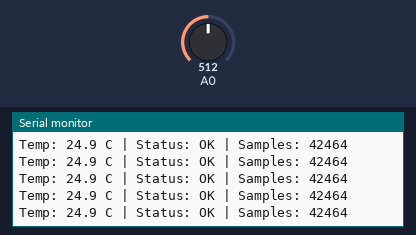
A program run on a simulated Arduino Mega 2560, built with avr-gcc and run on an emulated ATmega2560. Shown: the last lines printed to the serial monitor. The inputs (shaded band) are chosen by the test bench; at power-on: A0 = 512.

Above: at 5.8 s.
5.9 s: A0 set to 31
At 6.25 s:
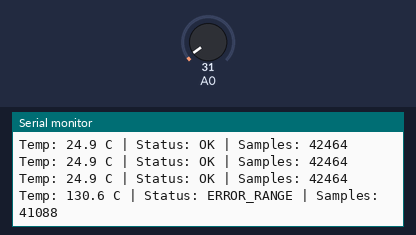
7.4 s: A0 set to 38
At 7.73 s:
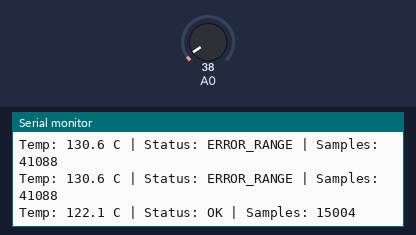
Timing chart, 0 to 10.4 s (numbered marks = the images above; inputs shaded):
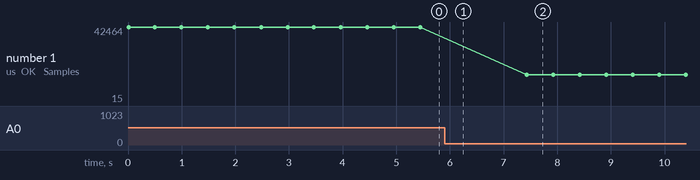

Measured:
- the behaviour switches between 35 and 36 on A0 (found by bisection; images 1 and 2)
- after the input at 5.9 s, the serial monitor: prints a new line after 0.05 s (image 1)
- after the input at 7.4 s, the serial monitor: prints a new line at once (image 2)
- plotted number 1: 42464 → 15 after the input at 7.4 s

The program:

main.cpp
```cpp
#include <Arduino.h>
#include "uartStdio.h"
#include "ky013.h"
#include "signal.h"

// Create task constants
constexpr uint16_t task1ffset = 0;
constexpr uint16_t task2ffset = 3;

constexpr uint16_t task1Rec = 10;
constexpr uint16_t task2Rec = 500;

// Create objects
ky013 sensor(A0);
Signal signals;


// First task used for getting the data, gets the read in celcius
void vTask1GetData(void *pvParameters)
{
    vTaskDelay(pdMS_TO_TICKS(task1ffset));
    TickType_t lastWake = xTaskGetTickCount();
    for (;;)
    {
        float tempC = sensor.readCelcius();
        SensorStatus st = (tempC < -55.0 || tempC > 125.0) ? SENSOR_ERROR_RANGE : SENSOR_OK;
        signals.signalUpdate(tempC, st);
        vTaskDelayUntil(&lastWake, pdMS_TO_TICKS(task1Rec));
    }
}

// Second task for reporting the data to the user
void vTask2Report(void *pvParameters)
{
    vTaskDelay(pdMS_TO_TICKS(task2ffset));
    TickType_t lastWake = xTaskGetTickCount();
    for (;;)
    {
        Signal snap;
        signals.getSignals(&snap);
        float temp = snap.getValue();
        int whole = (int)temp;
        int frac = abs((int)(temp * 10)) % 10;
        printf("Temp: %d.%d C | Status: %s | Samples: %u\r\n",
        whole, frac, signalStatusStr(snap.getStatus()));
        vTaskDelayUntil(&lastWake, pdMS_TO_TICKS(task2Rec));
    }
}

void setup() {
    // start
    Serial.begin(9600);
    Serial.println("BOOT OK");
    rtosUartStdioInit();
    sensor.ky013Init();
    signals.signalInit();

    // create the tasks
    xTaskCreate(vTask1GetData, "Acquire", 128, NULL, 1, NULL);
    xTaskCreate(vTask2Report,  "Report",  128, NULL, 1, NULL);


    //
    vTaskStartScheduler();
}

void loop() {

}
```

ky013.cpp
```cpp
#include "ky013.h"
#include <math.h>   // log()

static const float R_FIXED = 10000.0;  // divder resister
static const float R0 = 10000.0;       // thermalresistor resistence at 25c
static const float T0 = 298.15;        // 25°C kevin
static const float B  = 3950.0;        // KY-013 beta coefficient
static const float ADC_MAX = 1023.0;   // MCU Voltage max
ky013::ky013(int pin)
{
    this->pin = pin;
}
void ky013::ky013Init()
{
}
float ky013::readKelvin()
{
    // reading analog current
    int raw = analogRead(this->pin);

    // Input analog current sanity check
    if (raw >= ADC_MAX) raw = ADC_MAX - 1.0;
    if (raw <= 0.0)     raw = 1.0;


    // reversed
    //float r = R_FIXED * (ADC_MAX / raw - 1.0); // Get the resistence of the thermoresistor


    float r = R_FIXED * (raw / (ADC_MAX - raw));// Get the resistence of the thermoresistor
    return 1.0 / (1.0/T0 + (1.0/B) * log(r / R0)); // use the beta equation to calculate temp
}

// Get the temp in Celcius
// Kelvin - 273.15
float ky013::readCelcius()
{
    return readKelvin() - 273.15;
}
```

ky013.h
```cpp
#ifndef KY013_H
#define KY013_H
#include <Arduino.h>
class ky013
{
private:
    int pin;
public:
    ky013(int pin);
    void ky013Init();
    float readKelvin();
    float readCelcius();
};


#endif
```

signal.cpp
```cpp
#include "signal.h"


// Function that returns the status of the signal
const char *signalStatusStr(SensorStatus s)
{
    switch (s)
    {
        case SENSOR_OK:           return "OK";
        case SENSOR_ERROR_RANGE:  return "ERROR_RANGE";
        default:                  return "UNKNOWN";
    }
}

// signal construction, initialises with either input values
// or 0-roed
Signal::Signal(float temp,SensorStatus status,uint16_t count)
{
    this->value = temp;
    this->status = status;
    this->sampleCount = count;
}
// init method, creates the mutex
void Signal::signalInit()
{
    this->mutex = xSemaphoreCreateMutex();
}

// updates the values of the signal, uses the mutex to prevent weirdness
void Signal::signalUpdate(float temp,SensorStatus status)
{
    xSemaphoreTake(mutex,portMAX_DELAY);
    this->value = temp;
    this->status = status;
    this->sampleCount++;
    xSemaphoreGive(mutex);
}
// returns a pointer to a new signal object
// used to give the values of the current signal
// without touching the mutex
void Signal::getSignals(Signal *out)
{
    xSemaphoreTake(mutex,portMAX_DELAY);
    out->value = this->value;
    out->status = this->status;
    out->sampleCount = this->sampleCount;
    xSemaphoreGive(mutex);
}

// Getters for value and status
float Signal::getValue()
{
    return this->value;
}
SensorStatus Signal::getStatus()
{
    return this->status;
}
```

signal.h
```cpp
#ifndef SIGNALS_H
#define SIGNALS_H
#include <Arduino.h>
#include <Arduino_FreeRTOS.h>
#include <semphr.h>

enum SensorStatus {
    SENSOR_OK,
    SENSOR_ERROR_RANGE
};
const char *signalStatusStr(SensorStatus s);
class Signal
{
private:
    float value;
    SensorStatus status;
    uint16_t sampleCount;
    SemaphoreHandle_t mutex;
public:
    Signal(float initTemp = 0.0,SensorStatus status = SENSOR_OK,uint16_t count = 0);
    void signalInit();
    void signalUpdate(float temp, SensorStatus statusV);
    void getSignals(Signal *out);
    float getValue();
    SensorStatus getStatus();

};


#endif
```

uartStdio.cpp
```cpp
#include "uartStdio.h"

static FILE uartOut;
static FILE uartIn;


// Callback for stdout
int uartPutchar(char c, FILE *stream)
{
  Serial.write(c);
  return 0;
}
// Callback for stdin
int uartGetchar(FILE *stream)
{
  while(!Serial.available())
  {

  }
  return Serial.read();
}

// function that does the redirect
void uartStdioInit()
{
    Serial.begin(9600);

    fdev_setup_stream(&uartOut, uartPutchar, NULL, _FDEV_SETUP_WRITE);
    fdev_setup_stream(&uartIn, NULL, uartGetchar, _FDEV_SETUP_READ);

    stdout = &uartOut;
    stdin = &uartIn;
}

/// RTOS Object names
static FILE rtosUartStream;
static QueueHandle_t xUartTxQueue = NULL;
static QueueHandle_t xUartRxQueue = NULL;

// The output task that reads from the Tx Queue
// and sends to the Rx queue
static void uartTask(void *pvParameters)
{
  char c;
  for(;;)
  {
    while (xQueueReceive(xUartTxQueue,&c,0))
    {
      if (c == '\n') Serial.write('\r');
      Serial.write(c);
    }
    while (Serial.available())
    {
      char rc = Serial.read();
      xQueueSend(xUartRxQueue,&rc,0);
    }
    vTaskDelay(pdMS_TO_TICKS(2));
  }
}
// the main init for the stdio redirects for RTOS
// it creates the 2 queue's, redirects stdout and creates
// the task
void rtosUartStdioInit(int baud,
                        UBaseType_t uartTaskPriority,
                        UBaseType_t queueLength)
{
  Serial.begin(baud);

  xUartTxQueue = xQueueCreate(queueLength,sizeof(char));
  xUartRxQueue = xQueueCreate(queueLength,sizeof(char));

  fdev_setup_stream(&rtosUartStream, rtosUartPutchar, rtosUartGetchar, _FDEV_SETUP_RW);
  stdout = &rtosUartStream;
  stdin  = &rtosUartStream;
   xTaskCreate(uartTask, "UART", 128, NULL, uartTaskPriority, NULL);
}
// the RTOS callback that sends to the Tx Queue
int rtosUartPutchar(char c, FILE *stream)
{
  xQueueSend(xUartTxQueue,&c,pdMS_TO_TICKS(10));
  return 0;
}
// the RTOS callaback that takes from the RxQueue
int rtosUartGetchar(FILE *stream)
{
  char c;
  xQueueReceive(xUartRxQueue,&c,portMAX_DELAY);
  return c;
}
```

uartStdio.h
```cpp
#ifndef UART_STDIO_H
#define UART_STDIO_H
#include <Arduino.h>
#include <stdio.h>
#include <Arduino_FreeRTOS.h>
#include <task.h>
#include <queue.h>
void uartStdioInit();
int uartPutchar(char c, FILE *stream);
int uartGetchar(FILE *stream);

void rtosUartStdioInit(int baud = 9600,
                        UBaseType_t uartTaskPriority = tskIDLE_PRIORITY + 1,
                        UBaseType_t queueLength = 64);
int rtosUartPutchar(char c, FILE *stream);
int rtosUartGetchar(FILE *stream);

#endif
```
